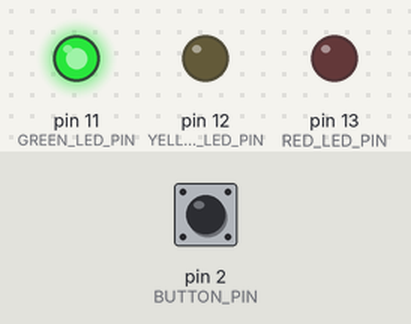
The sketch below on a simulated Arduino Uno, built with avr-gcc and run on an emulated ATmega328P. On the bench: output pins drawn as LEDs (lit = HIGH). The inputs (shaded band) are chosen by the test bench; at power-on: pin 2 (BUTTON_PIN) HIGH.

Above: at 10.1 s.
At 21.4 s:
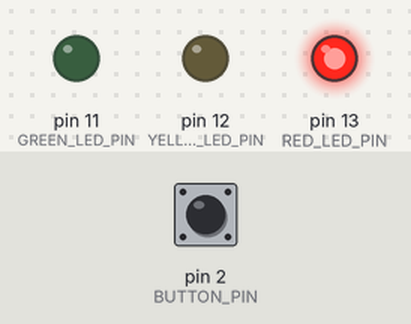
21.5 s: pin 2 (BUTTON_PIN) pulled LOW for 0.15 s
At 30.8 s:
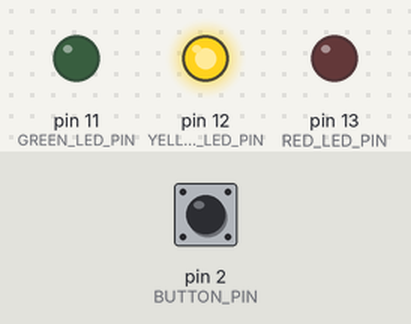
Timing chart, 0 to 33.5 s (numbered marks = the images above; inputs shaded):
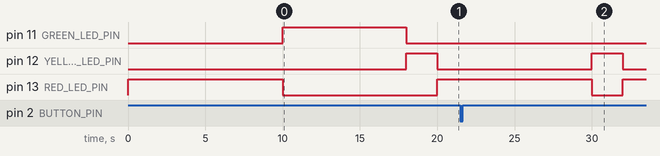

The sketch:

challenge.ino
```cpp
const int RED_LED_PIN = 13;
const int YELLOW_LED_PIN = 12;
const int GREEN_LED_PIN = 11;
const int BUTTON_PIN = 2;

const long GREEN_TIME = 8000;
const long YELLOW_TIME = 2000;
const long RED_TIME = 10000;

enum LightState {
  STATE_GREEN,
  STATE_YELLOW,
  STATE_RED
};

LightState currentState = STATE_RED;
unsigned long stateStartTime = 0;
bool buttonPressed = false;

void setLights(bool r, bool y, bool g) {
  digitalWrite(RED_LED_PIN, r ? HIGH : LOW);
  digitalWrite(YELLOW_LED_PIN, y ? HIGH : LOW);
  digitalWrite(GREEN_LED_PIN, g ? HIGH : LOW);
}

void setup() {
  pinMode(RED_LED_PIN, OUTPUT);
  pinMode(YELLOW_LED_PIN, OUTPUT);
  pinMode(GREEN_LED_PIN, OUTPUT);
  pinMode(BUTTON_PIN, INPUT_PULLUP);

  stateStartTime = millis();
}

void loop() {
  unsigned long currentTime = millis();
  unsigned long elapsedTime = currentTime - stateStartTime;

  if (digitalRead(BUTTON_PIN) == LOW) {
    buttonPressed = true;
  }

  switch (currentState) {
    case STATE_GREEN:
      setLights(LOW, LOW, HIGH);
      if (buttonPressed || elapsedTime >= GREEN_TIME) {
        currentState = STATE_YELLOW;
        stateStartTime = currentTime;
        buttonPressed = false;
      }
      break;

    case STATE_YELLOW:
      setLights(LOW, HIGH, LOW);
      if (elapsedTime >= YELLOW_TIME) {
        currentState = STATE_RED;
        stateStartTime = currentTime;
      }
      break;

    case STATE_RED:
      setLights(HIGH, LOW, LOW);
      if (elapsedTime >= RED_TIME) {
        currentState = STATE_GREEN;
        stateStartTime = currentTime;
      }
      break;
  }
}
```

Measured:
- after the input at 21.5 s, pin 11 (GREEN_LED_PIN): stays LOW (without the input it goes to HIGH after 8.5 s); pin 12 (YELLOW_LED_PIN): LOW → HIGH after 8.5 s, → LOW 2.0 s later
